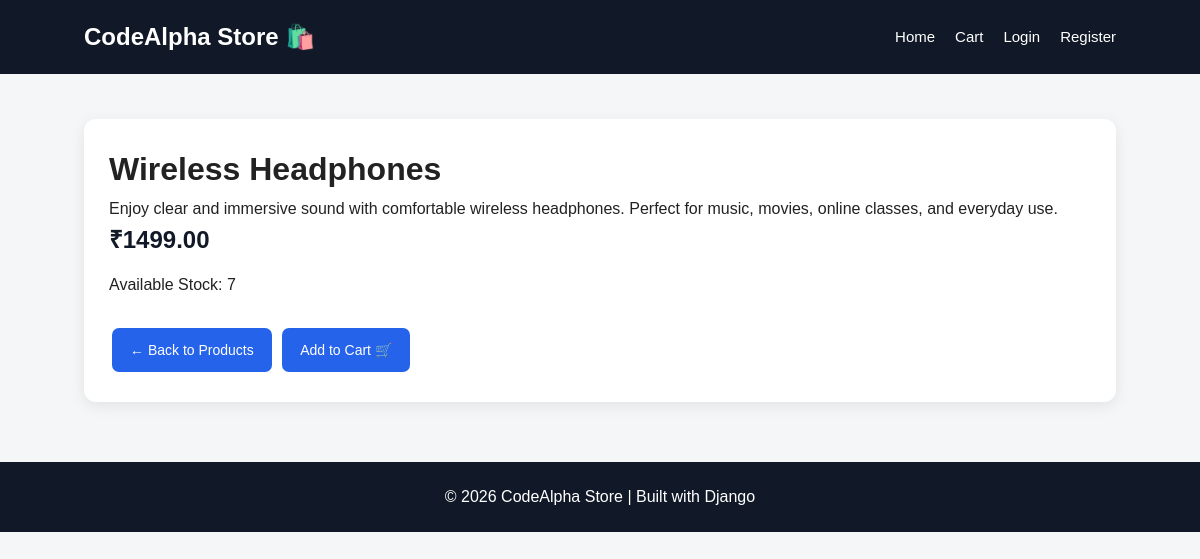
/product/1/, run on the app's committed database.
### store/models.py (models this page shows, shortened)
class Product(models.Model):
    name = models.CharField(max_length=200)
    description = models.TextField()
    price = models.DecimalField(max_digits=10, decimal_places=2)
    image = models.URLField(blank=True)
    stock = models.PositiveIntegerField(default=0)
    created_at = models.DateTimeField(auto_now_add=True)

### store/views.py (the view)
def product_detail(request, product_id):
    product = get_object_or_404(Product, id=product_id)
    return render(request, "product_detail.html", {"product": product})

### templates/product_detail.html
{% extends 'base.html' %}
{% block content %}
<div class="container">
    <div class="product-card">
        <h1>{{ product.name }}</h1>
        <p>{{ product.description }}</p>
        <h2>₹{{ product.price }}</h2>
        <p>Available Stock: {{ product.stock }}</p>
        <br>
        <a href="/" class="btn">← Back to Products</a>
        <a href="/cart/add/{{ product.id }}/" class="btn">
            Add to Cart 🛒
        </a>
    </div>
</div>
{% endblock %}

### templates/base.html (style rules this page uses)
* { margin: 0; padding: 0; box-sizing: border-box; }
body { font-family: Arial, Helvetica, sans-serif; background: #f4f6f8; color: #222; line-height: 1.6; }
.container { width: 86%; max-width: 1200px; margin: 45px auto; }
.product-card { background: white; padding: 25px; border-radius: 12px; box-shadow: 0 4px 15px rgba(0, 0, 0, 0.08); transition: transform 0.25s, box-shadow 0.25s; }
.product-card h2, .product-card h3 { margin-bottom: 12px; color: #111827; }
.btn { display: inline-block; background: #2563eb; color: white; padding: 11px 18px; border-radius: 7px; text-decoration: none; border: none; cursor: pointer; font-size: 14px; margin: 5px 3px; transition: 0.3s; }

### data on the page
Product: name "Wireless Headphones", description "Enjoy clear and immersive sound with comfortable wireless headphones. Perfect for music, movies, online classes, and everyday use.", price "1499.00", stock "7"
